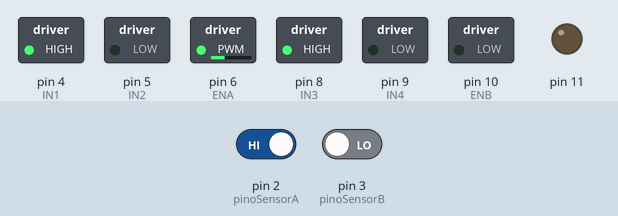
Simulated run of this sketch. Board: Arduino Uno, built with avr-gcc and run on an emulated ATmega328P. Parts: switched loads named in the sketch (green lamp = pin HIGH), output pins drawn as LEDs (lit = HIGH). The test bench sets the inputs (shaded band); at power-on: pin 3 (pinoSensorB) LOW, pin 2 (pinoSensorA) HIGH.

Above: at 1.2 s.
1.3 s: pin 3 (pinoSensorB) driven HIGH
At 2.0 s:
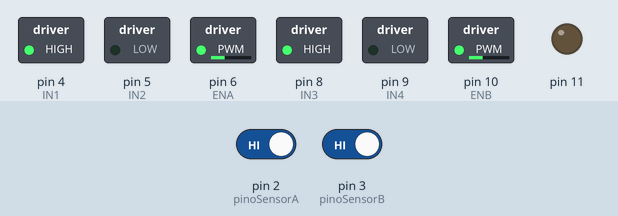
2.8 s: pin 2 (pinoSensorA) driven LOW
At 3.2 s:
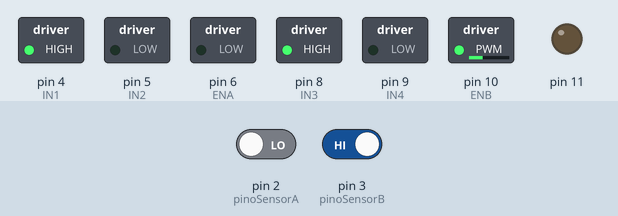
4.3 s: pin 2 (pinoSensorA) driven HIGH
At 5.5 s:
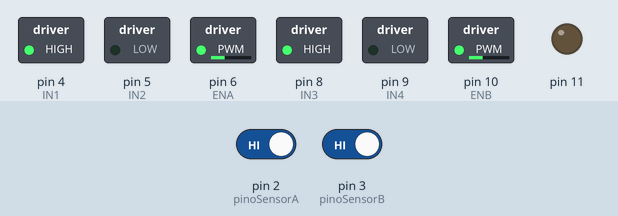
5.8 s: pin 3 (pinoSensorB) driven LOW
At 6.7 s:
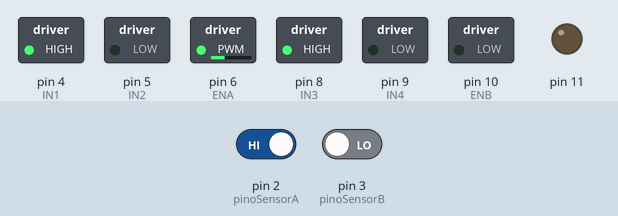
7.3 s: pin 2 (pinoSensorA) driven LOW and pin 3 (pinoSensorB) driven HIGH
At 7.9 s:
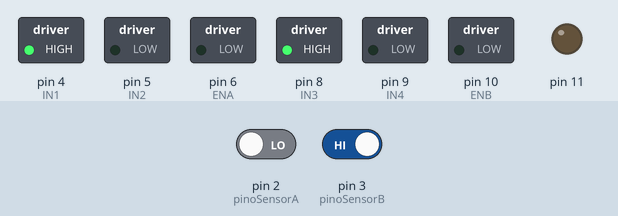
Timing chart, 0 to 9.8 s (numbered marks = the images above; inputs shaded):
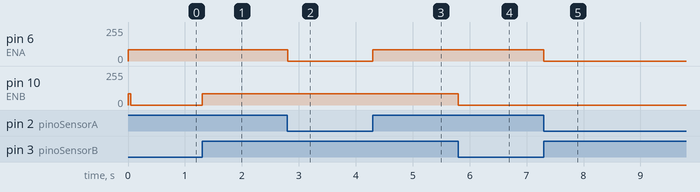

The sketch:

robo-seguidor-linha-2.ino
```cpp
/*
  Robô Seguidor de Linha
  Utilizado: Arduino Uno, Ponte H L298N, sensor
  Autor: Yhan Christian Souza Silva - Data: 05/07/2019
*/


// -- Hardware --

// Motores

#define IN1 4
#define IN2 5
#define ENA 6 // Controle de Velocidade motor A (PWM)
#define IN3 8
#define IN4 9
#define ENB 10 // Controle de Velocidade motor B (PWM)

// Sensores

#define pinoSensorA 2
#define pinoSensorB 3

// -- Variáveis e Constantes --

// Velocidade Constante Motores

const int velocidadeMotores = 85;

// Correção de Velocidade
const int corrigeMotorA = 0;
const int corrigeMotorB = 0;

//Guarda leitura anterior sensores

bool leituraAnteriorSensorA = false;
bool leituraAnteriorSensorB = false;

// -- Setup --

void setup() {
  pinMode(pinoSensorA, INPUT);
  pinMode(pinoSensorB, INPUT);
  for (uint8_t motorA = 4; motorA < 7; motorA++) pinMode(motorA, OUTPUT); // Habilita como saída pinos motor A
  for (uint8_t motorB = 8; motorB < 12; motorB++) pinMode(motorB, OUTPUT); // Habilita como saída pinos motor B

  // Liga inicialmente os dois motores com mesma velocidade
  digitalWrite(IN1, HIGH);
  digitalWrite(IN2, LOW);
  analogWrite(ENA, velocidadeMotores + corrigeMotorA);

  digitalWrite(IN3, HIGH);
  digitalWrite(IN4, LOW);
  analogWrite(ENB, velocidadeMotores + corrigeMotorB);
  delay(50);
}

// -- Loop --

void loop() {

  bool valorSensorA = digitalRead(pinoSensorA);
  bool valorSensorB = digitalRead(pinoSensorB);

  // Dois sensores fora da linha
  if (!valorSensorA && !valorSensorB) {
    valorSensorA = leituraAnteriorSensorA;
    valorSensorB = leituraAnteriorSensorB;
  }

  // Dois sensores na linha
  else if (valorSensorA && valorSensorB) {
    analogWrite(ENA, velocidadeMotores + corrigeMotorA);
    analogWrite(ENB, velocidadeMotores + corrigeMotorB);
  }

  // Apenas sensor A na linha
  else if (valorSensorA && !valorSensorB) analogWrite(ENB, 0); // Para a roda motor B

  // Apenas sensor B na linha
  else if (!valorSensorA && valorSensorB) analogWrite(ENA, 0); // Para a roda motor A

  // Atualiza valor da última leitura

  leituraAnteriorSensorA = valorSensorA;
  leituraAnteriorSensorB = valorSensorB;

  delay(50); // Delay p/ próxima leitura
}
```

Measured:
- after the input at 1.3 s, pin 10 (ENB): 0/255 → 85/255 at once
- after the input at 2.8 s, pin 6 (ENA): 85/255 → 0/255 at once
- after the input at 4.3 s, pin 6 (ENA): 0/255 → 85/255 at once
- after the input at 5.8 s, pin 10 (ENB): 85/255 → 0/255 at once
- after the input at 7.3 s, pin 6 (ENA): 85/255 → 0/255 at once
